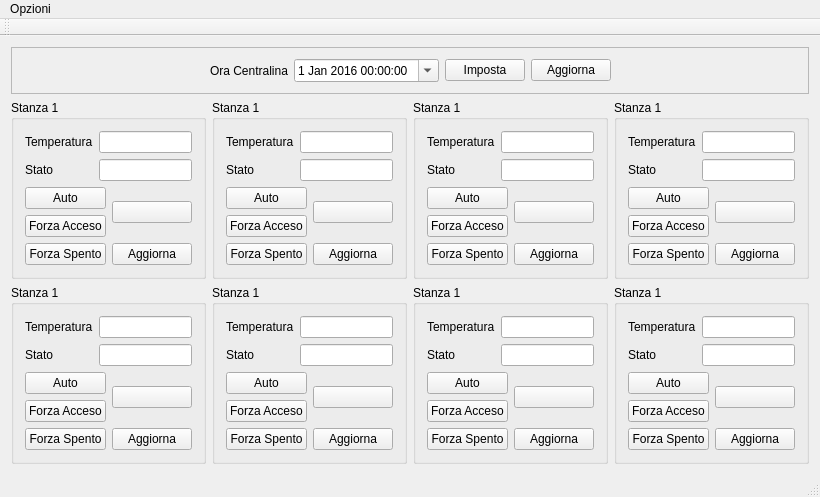
<?xml version="1.0" encoding="UTF-8"?>
<ui version="4.0">
 <class>MTempClient</class>
 <widget class="QMainWindow" name="MTempClient">
  <property name="geometry">
   <rect>
    <x>0</x>
    <y>0</y>
    <width>752</width>
    <height>458</height>
   </rect>
  </property>
  <property name="windowTitle">
   <string>MTempClient</string>
  </property>
  <widget class="QWidget" name="centralWidget">
   <layout class="QGridLayout" name="gridLayout_2">
    <item row="2" column="3">
     <widget class="QGroupBox" name="roomGroupBox_8">
      <property name="title">
       <string>Stanza 1</string>
      </property>
      <layout class="QGridLayout" name="gridLayout_9">
       <item row="0" column="0">
        <widget class="QLabel" name="label_17">
         <property name="text">
          <string>Temperatura</string>
         </property>
        </widget>
       </item>
       <item row="0" column="1" colspan="2">
        <widget class="QLineEdit" name="temperatureEdit_8">
         <property name="readOnly">
          <bool>true</bool>
         </property>
        </widget>
       </item>
       <item row="1" column="0">
        <widget class="QLabel" name="label_18">
         <property name="text">
          <string>Stato</string>
         </property>
        </widget>
       </item>
       <item row="1" column="1" colspan="2">
        <widget class="QLineEdit" name="statusLineEdit_8">
         <property name="readOnly">
          <bool>true</bool>
         </property>
        </widget>
       </item>
       <item row="2" column="0" colspan="2">
        <widget class="QPushButton" name="setAutoButton_8">
         <property name="text">
          <string>Auto</string>
         </property>
        </widget>
       </item>
       <item row="2" column="2" rowspan="2">
        <widget class="QPushButton" name="configButton_8">
         <property name="text">
          <string/>
         </property>
         <property name="icon">
          <iconset resource="resource.qrc">
           <normaloff>:/ico/img/Settings-52.png</normaloff>:/ico/img/Settings-52.png</iconset>
         </property>
         <property name="iconSize">
          <size>
           <width>48</width>
           <height>48</height>
          </size>
         </property>
        </widget>
       </item>
       <item row="3" column="0" colspan="2">
        <widget class="QPushButton" name="forceOnButton_8">
         <property name="text">
          <string>Forza Acceso</string>
         </property>
        </widget>
       </item>
       <item row="4" column="0" colspan="2">
        <widget class="QPushButton" name="forceOffButton_8">
         <property name="text">
          <string>Forza Spento</string>
         </property>
        </widget>
       </item>
       <item row="4" column="2">
        <widget class="QPushButton" name="updateButton_8">
         <property name="text">
          <string>Aggiorna</string>
         </property>
        </widget>
       </item>
      </layout>
     </widget>
    </item>
    <item row="2" column="2">
     <widget class="QGroupBox" name="roomGroupBox_7">
      <property name="title">
       <string>Stanza 1</string>
      </property>
      <layout class="QGridLayout" name="gridLayout_8">
       <item row="0" column="0">
        <widget class="QLabel" name="label_15">
         <property name="text">
          <string>Temperatura</string>
         </property>
        </widget>
       </item>
       <item row="0" column="1" colspan="2">
        <widget class="QLineEdit" name="temperatureEdit_7">
         <property name="readOnly">
          <bool>true</bool>
         </property>
        </widget>
       </item>
       <item row="1" column="0">
        <widget class="QLabel" name="label_16">
         <property name="text">
          <string>Stato</string>
         </property>
        </widget>
       </item>
       <item row="1" column="1" colspan="2">
        <widget class="QLineEdit" name="statusLineEdit_7">
         <property name="readOnly">
          <bool>true</bool>
         </property>
        </widget>
       </item>
       <item row="2" column="0" colspan="2">
        <widget class="QPushButton" name="setAutoButton_7">
         <property name="text">
          <string>Auto</string>
         </property>
        </widget>
       </item>
       <item row="2" column="2" rowspan="2">
        <widget class="QPushButton" name="configButton_7">
         <property name="text">
          <string/>
         </property>
         <property name="icon">
          <iconset resource="resource.qrc">
           <normaloff>:/ico/img/Settings-52.png</normaloff>:/ico/img/Settings-52.png</iconset>
         </property>
         <property name="iconSize">
          <size>
           <width>48</width>
           <height>48</height>
          </size>
         </property>
        </widget>
       </item>
       <item row="3" column="0" colspan="2">
        <widget class="QPushButton" name="forceOnButton_7">
         <property name="text">
          <string>Forza Acceso</string>
         </property>
        </widget>
       </item>
       <item row="4" column="0" colspan="2">
        <widget class="QPushButton" name="forceOffButton_7">
         <property name="text">
          <string>Forza Spento</string>
         </property>
        </widget>
       </item>
       <item row="4" column="2">
        <widget class="QPushButton" name="updateButton_7">
         <property name="text">
          <string>Aggiorna</string>
         </property>
        </widget>
       </item>
      </layout>
     </widget>
    </item>
    <item row="2" column="1">
     <widget class="QGroupBox" name="roomGroupBox_6">
      <property name="title">
       <string>Stanza 1</string>
      </property>
      <layout class="QGridLayout" name="gridLayout_7">
       <item row="0" column="0">
        <widget class="QLabel" name="label_13">
         <property name="text">
          <string>Temperatura</string>
         </property>
        </widget>
       </item>
       <item row="0" column="1" colspan="2">
        <widget class="QLineEdit" name="temperatureEdit_6">
         <property name="readOnly">
          <bool>true</bool>
         </property>
        </widget>
       </item>
       <item row="1" column="0">
        <widget class="QLabel" name="label_14">
         <property name="text">
          <string>Stato</string>
         </property>
        </widget>
       </item>
       <item row="1" column="1" colspan="2">
        <widget class="QLineEdit" name="statusLineEdit_6">
         <property name="readOnly">
          <bool>true</bool>
         </property>
        </widget>
       </item>
       <item row="2" column="0" colspan="2">
        <widget class="QPushButton" name="setAutoButton_6">
         <property name="text">
          <string>Auto</string>
         </property>
        </widget>
       </item>
       <item row="2" column="2" rowspan="2">
        <widget class="QPushButton" name="configButton_6">
         <property name="text">
          <string/>
         </property>
         <property name="icon">
          <iconset resource="resource.qrc">
           <normaloff>:/ico/img/Settings-52.png</normaloff>:/ico/img/Settings-52.png</iconset>
         </property>
         <property name="iconSize">
          <size>
           <width>48</width>
           <height>48</height>
          </size>
         </property>
        </widget>
       </item>
       <item row="3" column="0" colspan="2">
        <widget class="QPushButton" name="forceOnButton_6">
         <property name="text">
          <string>Forza Acceso</string>
         </property>
        </widget>
       </item>
       <item row="4" column="0" colspan="2">
        <widget class="QPushButton" name="forceOffButton_6">
         <property name="text">
          <string>Forza Spento</string>
         </property>
        </widget>
       </item>
       <item row="4" column="2">
        <widget class="QPushButton" name="updateButton_6">
         <property name="text">
          <string>Aggiorna</string>
         </property>
        </widget>
       </item>
      </layout>
     </widget>
    </item>
    <item row="2" column="0">
     <widget class="QGroupBox" name="roomGroupBox_5">
      <property name="title">
       <string>Stanza 1</string>
      </property>
      <layout class="QGridLayout" name="gridLayout_6">
       <item row="0" column="0">
        <widget class="QLabel" name="label_11">
         <property name="text">
          <string>Temperatura</string>
         </property>
        </widget>
       </item>
       <item row="0" column="1" colspan="2">
        <widget class="QLineEdit" name="temperatureEdit_5">
         <property name="readOnly">
          <bool>true</bool>
         </property>
        </widget>
       </item>
       <item row="1" column="0">
        <widget class="QLabel" name="label_12">
         <property name="text">
          <string>Stato</string>
         </property>
        </widget>
       </item>
       <item row="1" column="1" colspan="2">
        <widget class="QLineEdit" name="statusLineEdit_5">
         <property name="readOnly">
          <bool>true</bool>
         </property>
        </widget>
       </item>
       <item row="2" column="0" colspan="2">
        <widget class="QPushButton" name="setAutoButton_5">
         <property name="text">
          <string>Auto</string>
         </property>
        </widget>
       </item>
       <item row="2" column="2" rowspan="2">
        <widget class="QPushButton" name="configButton_5">
         <property name="text">
          <string/>
         </property>
         <property name="icon">
          <iconset resource="resource.qrc">
           <normaloff>:/ico/img/Settings-52.png</normaloff>:/ico/img/Settings-52.png</iconset>
         </property>
         <property name="iconSize">
          <size>
           <width>48</width>
           <height>48</height>
          </size>
         </property>
        </widget>
       </item>
       <item row="3" column="0" colspan="2">
        <widget class="QPushButton" name="forceOnButton_5">
         <property name="text">
          <string>Forza Acceso</string>
         </property>
        </widget>
       </item>
       <item row="4" column="0" colspan="2">
        <widget class="QPushButton" name="forceOffButton_5">
         <property name="text">
          <string>Forza Spento</string>
         </property>
        </widget>
       </item>
       <item row="4" column="2">
        <widget class="QPushButton" name="updateButton_5">
         <property name="text">
          <string>Aggiorna</string>
         </property>
        </widget>
       </item>
      </layout>
     </widget>
    </item>
    <item row="1" column="1">
     <widget class="QGroupBox" name="roomGroupBox_2">
      <property name="title">
       <string>Stanza 1</string>
      </property>
      <layout class="QGridLayout" name="gridLayout_3">
       <item row="0" column="0">
        <widget class="QLabel" name="label_5">
         <property name="text">
          <string>Temperatura</string>
         </property>
        </widget>
       </item>
       <item row="0" column="1" colspan="2">
        <widget class="QLineEdit" name="temperatureEdit_2">
         <property name="readOnly">
          <bool>true</bool>
         </property>
        </widget>
       </item>
       <item row="1" column="0">
        <widget class="QLabel" name="label_6">
         <property name="text">
          <string>Stato</string>
         </property>
        </widget>
       </item>
       <item row="1" column="1" colspan="2">
        <widget class="QLineEdit" name="statusLineEdit_2">
         <property name="readOnly">
          <bool>true</bool>
         </property>
        </widget>
       </item>
       <item row="2" column="0" colspan="2">
        <widget class="QPushButton" name="setAutoButton_2">
         <property name="text">
          <string>Auto</string>
         </property>
        </widget>
       </item>
       <item row="2" column="2" rowspan="2">
        <widget class="QPushButton" name="configButton_2">
         <property name="text">
          <string/>
         </property>
         <property name="icon">
          <iconset resource="resource.qrc">
           <normaloff>:/ico/img/Settings-52.png</normaloff>:/ico/img/Settings-52.png</iconset>
         </property>
         <property name="iconSize">
          <size>
           <width>48</width>
           <height>48</height>
          </size>
         </property>
        </widget>
       </item>
       <item row="3" column="0" colspan="2">
        <widget class="QPushButton" name="forceOnButton_2">
         <property name="text">
          <string>Forza Acceso</string>
         </property>
        </widget>
       </item>
       <item row="4" column="0" colspan="2">
        <widget class="QPushButton" name="forceOffButton_2">
         <property name="text">
          <string>Forza Spento</string>
         </property>
        </widget>
       </item>
       <item row="4" column="2">
        <widget class="QPushButton" name="updateButton_2">
         <property name="text">
          <string>Aggiorna</string>
         </property>
        </widget>
       </item>
      </layout>
     </widget>
    </item>
    <item row="1" column="3">
     <widget class="QGroupBox" name="roomGroupBox_4">
      <property name="title">
       <string>Stanza 1</string>
      </property>
      <layout class="QGridLayout" name="gridLayout_5">
       <item row="0" column="0">
        <widget class="QLabel" name="label_9">
         <property name="text">
          <string>Temperatura</string>
         </property>
        </widget>
       </item>
       <item row="0" column="1" colspan="2">
        <widget class="QLineEdit" name="temperatureEdit_4">
         <property name="readOnly">
          <bool>true</bool>
         </property>
        </widget>
       </item>
       <item row="1" column="0">
        <widget class="QLabel" name="label_10">
         <property name="text">
          <string>Stato</string>
         </property>
        </widget>
       </item>
       <item row="1" column="1" colspan="2">
        <widget class="QLineEdit" name="statusLineEdit_4">
         <property name="readOnly">
          <bool>true</bool>
         </property>
        </widget>
       </item>
       <item row="2" column="0" colspan="2">
        <widget class="QPushButton" name="setAutoButton_4">
         <property name="text">
          <string>Auto</string>
         </property>
        </widget>
       </item>
       <item row="2" column="2" rowspan="2">
        <widget class="QPushButton" name="configButton_4">
         <property name="text">
          <string/>
         </property>
         <property name="icon">
          <iconset resource="resource.qrc">
           <normaloff>:/ico/img/Settings-52.png</normaloff>:/ico/img/Settings-52.png</iconset>
         </property>
         <property name="iconSize">
          <size>
           <width>48</width>
           <height>48</height>
          </size>
         </property>
        </widget>
       </item>
       <item row="3" column="0" colspan="2">
        <widget class="QPushButton" name="forceOnButton_4">
         <property name="text">
          <string>Forza Acceso</string>
         </property>
        </widget>
       </item>
       <item row="4" column="0" colspan="2">
        <widget class="QPushButton" name="forceOffButton_4">
         <property name="text">
          <string>Forza Spento</string>
         </property>
        </widget>
       </item>
       <item row="4" column="2">
        <widget class="QPushButton" name="updateButton_4">
         <property name="text">
          <string>Aggiorna</string>
         </property>
        </widget>
       </item>
      </layout>
     </widget>
    </item>
    <item row="1" column="2">
     <widget class="QGroupBox" name="roomGroupBox_3">
      <property name="title">
       <string>Stanza 1</string>
      </property>
      <layout class="QGridLayout" name="gridLayout_4">
       <item row="0" column="0">
        <widget class="QLabel" name="label_7">
         <property name="text">
          <string>Temperatura</string>
         </property>
        </widget>
       </item>
       <item row="0" column="1" colspan="2">
        <widget class="QLineEdit" name="temperatureEdit_3">
         <property name="readOnly">
          <bool>true</bool>
         </property>
        </widget>
       </item>
       <item row="1" column="0">
        <widget class="QLabel" name="label_8">
         <property name="text">
          <string>Stato</string>
         </property>
        </widget>
       </item>
       <item row="1" column="1" colspan="2">
        <widget class="QLineEdit" name="statusLineEdit_3">
         <property name="readOnly">
          <bool>true</bool>
         </property>
        </widget>
       </item>
       <item row="2" column="0" colspan="2">
        <widget class="QPushButton" name="setAutoButton_3">
         <property name="text">
          <string>Auto</string>
         </property>
        </widget>
       </item>
       <item row="2" column="2" rowspan="2">
        <widget class="QPushButton" name="configButton_3">
         <property name="text">
          <string/>
         </property>
         <property name="icon">
          <iconset resource="resource.qrc">
           <normaloff>:/ico/img/Settings-52.png</normaloff>:/ico/img/Settings-52.png</iconset>
         </property>
         <property name="iconSize">
          <size>
           <width>48</width>
           <height>48</height>
          </size>
         </property>
        </widget>
       </item>
       <item row="3" column="0" colspan="2">
        <widget class="QPushButton" name="forceOnButton_3">
         <property name="text">
          <string>Forza Acceso</string>
         </property>
        </widget>
       </item>
       <item row="4" column="0" colspan="2">
        <widget class="QPushButton" name="forceOffButton_3">
         <property name="text">
          <string>Forza Spento</string>
         </property>
        </widget>
       </item>
       <item row="4" column="2">
        <widget class="QPushButton" name="updateButton_3">
         <property name="text">
          <string>Aggiorna</string>
         </property>
        </widget>
       </item>
      </layout>
     </widget>
    </item>
    <item row="1" column="0">
     <widget class="QGroupBox" name="roomGroupBox_1">
      <property name="title">
       <string>Stanza 1</string>
      </property>
      <layout class="QGridLayout" name="gridLayout">
       <item row="1" column="0">
        <widget class="QLabel" name="label_2">
         <property name="text">
          <string>Stato</string>
         </property>
        </widget>
       </item>
       <item row="0" column="0">
        <widget class="QLabel" name="label">
         <property name="text">
          <string>Temperatura</string>
         </property>
        </widget>
       </item>
       <item row="0" column="1" colspan="2">
        <widget class="QLineEdit" name="temperatureEdit_1">
         <property name="readOnly">
          <bool>true</bool>
         </property>
        </widget>
       </item>
       <item row="3" column="0" colspan="2">
        <widget class="QPushButton" name="forceOnButton_1">
         <property name="text">
          <string>Forza Acceso</string>
         </property>
        </widget>
       </item>
       <item row="1" column="1" colspan="2">
        <widget class="QLineEdit" name="statusLineEdit_1">
         <property name="readOnly">
          <bool>true</bool>
         </property>
        </widget>
       </item>
       <item row="4" column="2">
        <widget class="QPushButton" name="updateButton_1">
         <property name="text">
          <string>Aggiorna</string>
         </property>
        </widget>
       </item>
       <item row="2" column="2" rowspan="2">
        <widget class="QPushButton" name="configButton_1">
         <property name="text">
          <string/>
         </property>
         <property name="icon">
          <iconset resource="resource.qrc">
           <normaloff>:/ico/img/Settings-52.png</normaloff>:/ico/img/Settings-52.png</iconset>
         </property>
         <property name="iconSize">
          <size>
           <width>48</width>
           <height>48</height>
          </size>
         </property>
        </widget>
       </item>
       <item row="2" column="0" colspan="2">
        <widget class="QPushButton" name="setAutoButton_1">
         <property name="text">
          <string>Auto</string>
         </property>
        </widget>
       </item>
       <item row="4" column="0" colspan="2">
        <widget class="QPushButton" name="forceOffButton_1">
         <property name="text">
          <string>Forza Spento</string>
         </property>
        </widget>
       </item>
      </layout>
     </widget>
    </item>
    <item row="0" column="0" colspan="4">
     <widget class="QFrame" name="frame">
      <property name="frameShape">
       <enum>QFrame::StyledPanel</enum>
      </property>
      <property name="frameShadow">
       <enum>QFrame::Raised</enum>
      </property>
      <layout class="QHBoxLayout" name="horizontalLayout">
       <item>
        <spacer name="horizontalSpacer">
         <property name="orientation">
          <enum>Qt::Horizontal</enum>
         </property>
         <property name="sizeHint" stdset="0">
          <size>
           <width>40</width>
           <height>20</height>
          </size>
         </property>
        </spacer>
       </item>
       <item>
        <widget class="QLabel" name="label_3">
         <property name="text">
          <string>Ora Centralina</string>
         </property>
        </widget>
       </item>
       <item>
        <widget class="QDateTimeEdit" name="dateTimeEdit">
         <property name="date">
          <date>
           <year>2016</year>
           <month>1</month>
           <day>1</day>
          </date>
         </property>
         <property name="calendarPopup">
          <bool>true</bool>
         </property>
        </widget>
       </item>
       <item>
        <widget class="QPushButton" name="timeSetButton">
         <property name="text">
          <string>Imposta</string>
         </property>
        </widget>
       </item>
       <item>
        <widget class="QPushButton" name="timeRefreshButton">
         <property name="text">
          <string>Aggiorna</string>
         </property>
        </widget>
       </item>
       <item>
        <spacer name="horizontalSpacer_2">
         <property name="orientation">
          <enum>Qt::Horizontal</enum>
         </property>
         <property name="sizeHint" stdset="0">
          <size>
           <width>40</width>
           <height>20</height>
          </size>
         </property>
        </spacer>
       </item>
      </layout>
     </widget>
    </item>
   </layout>
  </widget>
  <widget class="QMenuBar" name="menuBar">
   <property name="geometry">
    <rect>
     <x>0</x>
     <y>0</y>
     <width>752</width>
     <height>21</height>
    </rect>
   </property>
   <widget class="QMenu" name="menuOpzioni">
    <property name="title">
     <string>Opzioni</string>
    </property>
    <addaction name="actionConfigura"/>
    <addaction name="actionLogin"/>
    <addaction name="actionLogout"/>
   </widget>
   <addaction name="menuOpzioni"/>
  </widget>
  <widget class="QToolBar" name="mainToolBar">
   <attribute name="toolBarArea">
    <enum>TopToolBarArea</enum>
   </attribute>
   <attribute name="toolBarBreak">
    <bool>false</bool>
   </attribute>
  </widget>
  <widget class="QStatusBar" name="statusBar"/>
  <action name="actionConfigura">
   <property name="text">
    <string>Configura Rete</string>
   </property>
   <property name="shortcut">
    <string>Ctrl+S</string>
   </property>
  </action>
  <action name="actionLogin">
   <property name="text">
    <string>Login</string>
   </property>
   <property name="shortcut">
    <string>Ctrl+L</string>
   </property>
  </action>
  <action name="actionLogout">
   <property name="text">
    <string>Logout</string>
   </property>
   <property name="shortcut">
    <string>Ctrl+U</string>
   </property>
  </action>
 </widget>
 <layoutdefault spacing="6" margin="11"/>
 <resources>
  <include location="resource.qrc"/>
 </resources>
 <connections/>
</ui>
